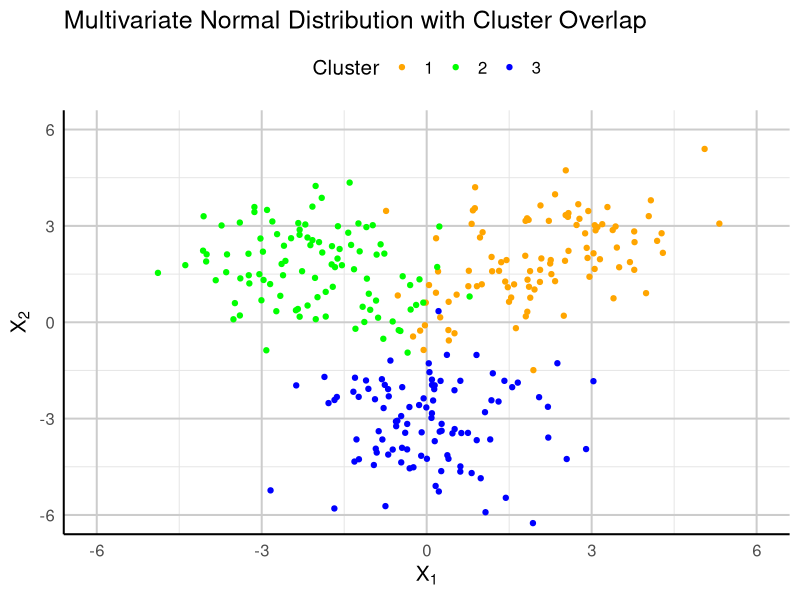
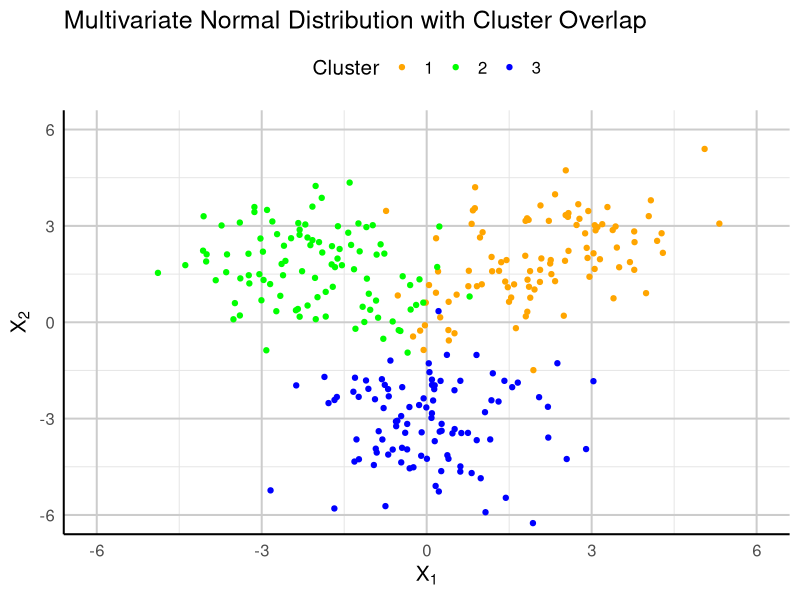

Write the R code that produced these figures, in order.
'
2024-10-07
data1에 쓸 시뮬레이션 데이터 생성
'

# Load libraries
library(MASS)
library(ggplot2)

# Setting seed
set.seed(241007)

# Define centroids (mean vectors)
mu1 <- c(2, 2)
mu2 <- c(-2, 2)
mu3 <- c(0, -3)

# Adjusted covariance matrices for more overlap
cov1 <- matrix(c(1.5, 0.6, 0.6, 1.5), nrow = 2)
cov2 <- matrix(c(1.5, -0.4, -0.4, 1.5), nrow = 2)
cov3 <- matrix(c(1.5, 0.3, 0.3, 1.5), nrow = 2)

# Sampling 100 data points ~ MultiNormal dist for each centroid
cluster1 <- mvrnorm(100, mu = mu1, Sigma = cov1)
cluster2 <- mvrnorm(100, mu = mu2, Sigma = cov2)
cluster3 <- mvrnorm(100, mu = mu3, Sigma = cov3)

# Combine the data into a single data frame for ggplot
dat1 <- data.frame(
  X1 = c(cluster1[,1], cluster2[,1], cluster3[,1]),
  X2 = c(cluster1[,2], cluster2[,2], cluster3[,2]),
  Cluster = factor(rep(1:3, each = 100))
)

# Define colors for clusters
cluster_colors <- c("orange", "green", "blue")

# Create the ggplot
p <- ggplot(dat1, aes(x = X1, y = X2, color = Cluster)) +
  geom_point(size = 1.5) +
  # stat_ellipse(type = "norm", linetype = "dashed", size = 1) +  # Add ellipses
  scale_color_manual(values = cluster_colors) +
  labs(x = expression(X[1]), y = expression(X[2]), title = "Multivariate Normal Distribution with Cluster Overlap") +
  theme_minimal(base_size = 15) +
  theme(
    panel.grid.major = element_line(color = "grey80", linetype = "solid"),
    panel.grid.minor = element_line(color = "grey90", linetype = "solid"),
    axis.line = element_line(color = "black"),
    legend.position = "top"
  ) +
  coord_cartesian(xlim = c(-6, 6), ylim = c(-6, 6))

p

# Save the plot with high DPI
ggsave("cluster_plot.png", plot = p, width = 8, height = 6, dpi = 1000)
